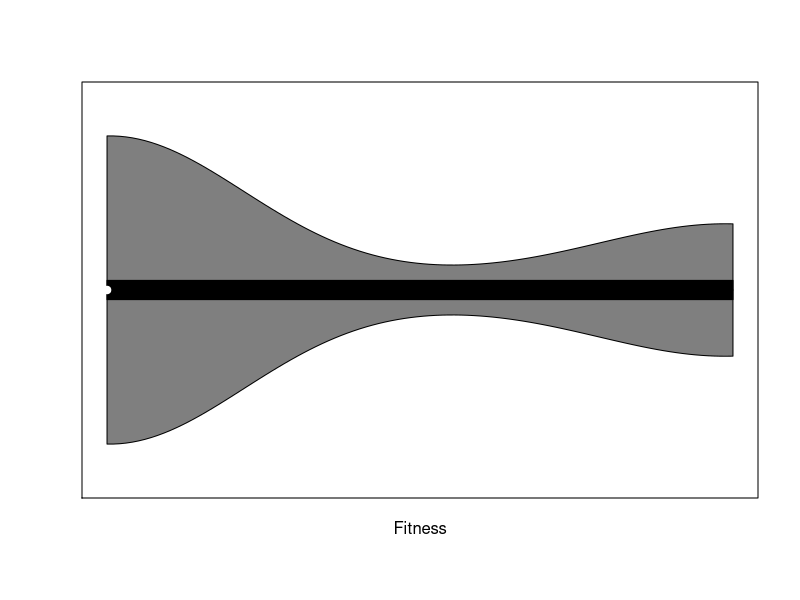
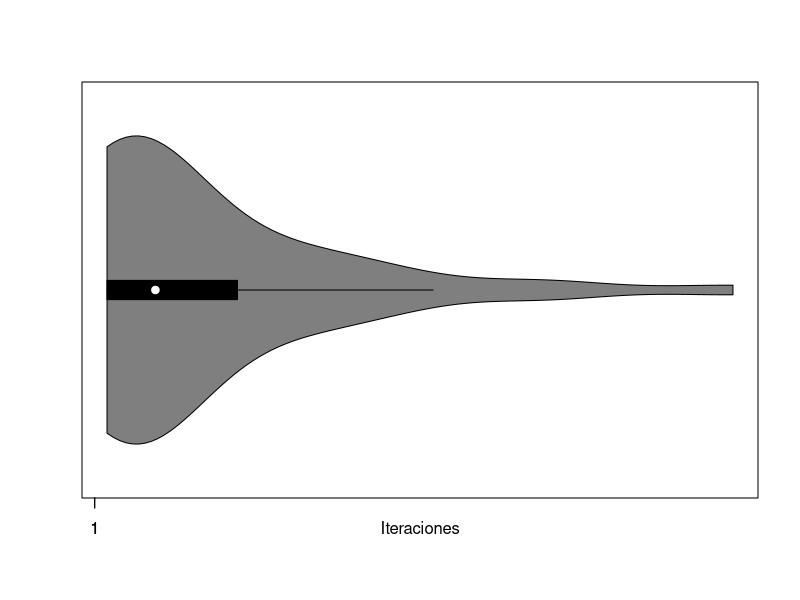

Here is the R script that generated these plots, in order: (Note: this script raises an error after producing the figures.)
 library(ggplot2)
library(vioplot)
library(corrplot)
data<-read.csv(file = 'valores_verif_RH0750158-arreglado.csv',header = FALSE)

m<-as.numeric(data$V1[1])
pTresh<-as.numeric(data$V2[1])
pr<-as.numeric(data$V3[1])

datos<-as.data.frame(data)
names(datos) = c("m","p_tresh","pr","seed","iteraciones","fitness")
# Graficos Violin Fitness vs Iteraciones
#par(mfrow = c(1, 2))
GrafViolin<-function(val2,title){
  vioplot(datos$fitness~val2,col=2:length(levels(data$m)),xlab=title,ylab="Fitness")
  stripchart(datos$fitness~val2,vertical=TRUE,method="jitter",pch=19,add=TRUE,col=3:8)
  vioplot(datos$iteraciones~val2,col=2:length(levels(data$m)),xlab="M",ylab="Iteraciones")
  stripchart(datos$iteraciones~val2,vertical=TRUE,method="jitter",pch=19,add=TRUE,col=3:8)
}


vioplot(datos$fitness,horizontal=TRUE,xlab="Fitness",ylab="")
vioplot(datos$iteraciones,horizontal=TRUE,xlab="Iteraciones",ylab="")
# Graficos M
#GrafViolin(datos$m,"M")
# Graficos P Tresh
#GrafViolin(datos$p_tresh,"P_Tresh")
# Graficos PR
#GrafViolin(datos$pr,"Pr")

TablaCombFit<-function(mval,ptreshval,prval){
  datostemp<-datos[which(datos$m==mval & datos$p_tresh==ptreshval & datos$pr==prval),]
  combtemp<-table(datostemp$fitness)/50
  #if(combtemp[1]>0.85){
    print(paste("Combinacion:  m=",as.character(mval),"  pTresh=",as.character(ptreshval)," pr=",as.character(prval)))
    print(combtemp)
    print("")
    #print(datostemp$seed)
  #}
}
PromIter<-function(mval,ptreshval,prval){
  # datostemp<-datos[which(datos$m==mval & datos$p_tresh==ptreshval & datos$pr==prval),]
  iters<-mean(datostemp$iteraciones)
  print(iters)
}
print("Para Fitness")
mV=c(m)
pTreshV=c(pTresh)
prV=c(pr)
for(mValue in mV){
  for(pTreshValue in pTreshV){
    for(prValue in prV){
      TablaCombFit(mValue,pTreshValue,prValue)
    }
  }
}

subdata1<-datos[which(datos$m==m & datos$p_tresh==pTresh & datos$pr==pr),]

print("Calculo Varianza")
print(var(subdata1$fitness))

print("Calculo Desviacion Estandar")
pca<-prcomp(subdata1[6],scale=FALSE)     
print(pca$sdev)
print("")


print("Para Iter")
mV=c(m)
pTreshV=c(pTresh)
prV=c(pr)
for(mValue in mV){
  for(pTreshValue in pTreshV){
    for(prValue in prV){
      PromIter(mValue,pTreshValue,prValue)
    }
  }
}
print("Calculo Varianza")
print(var(subdata1$iteraciones))

print("Calculo Desviacion Estandar")
pca<-prcomp(subdata1[5],scale=FALSE)     
print(pca$sdev)
print("")
